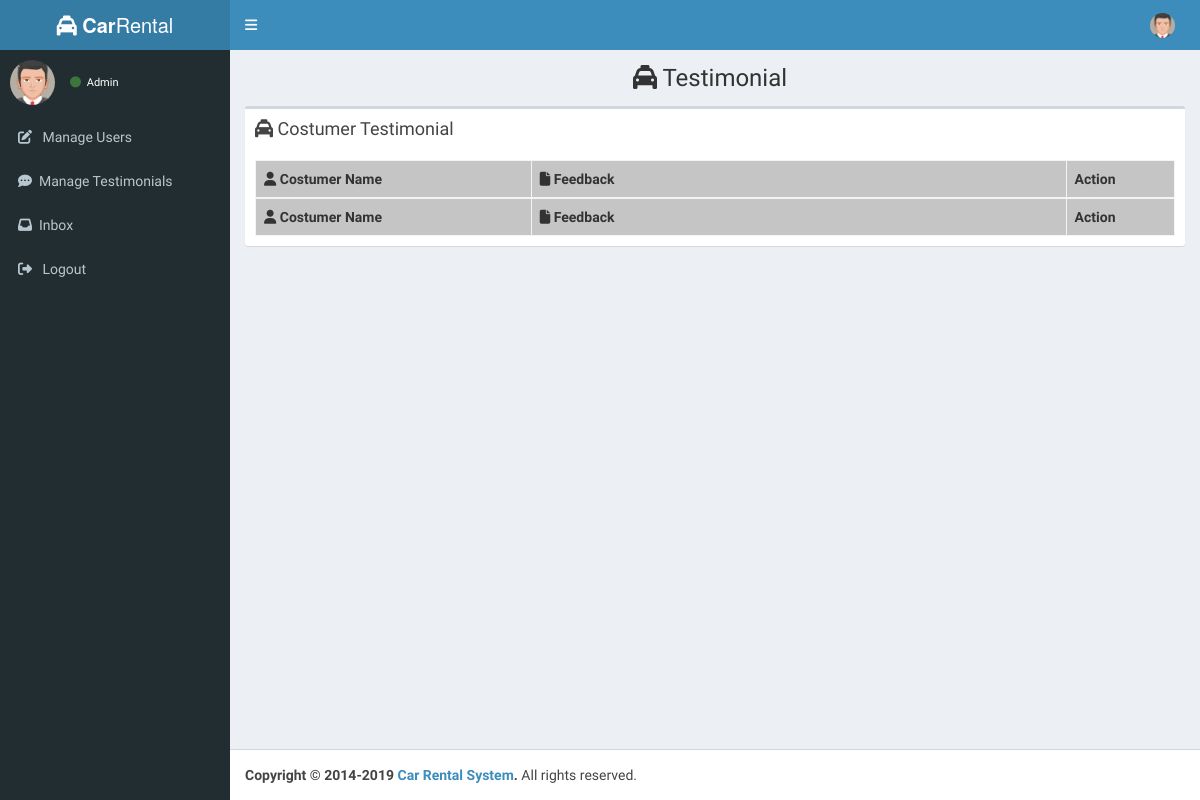
The app's page /admin/testimonial.php, older data.
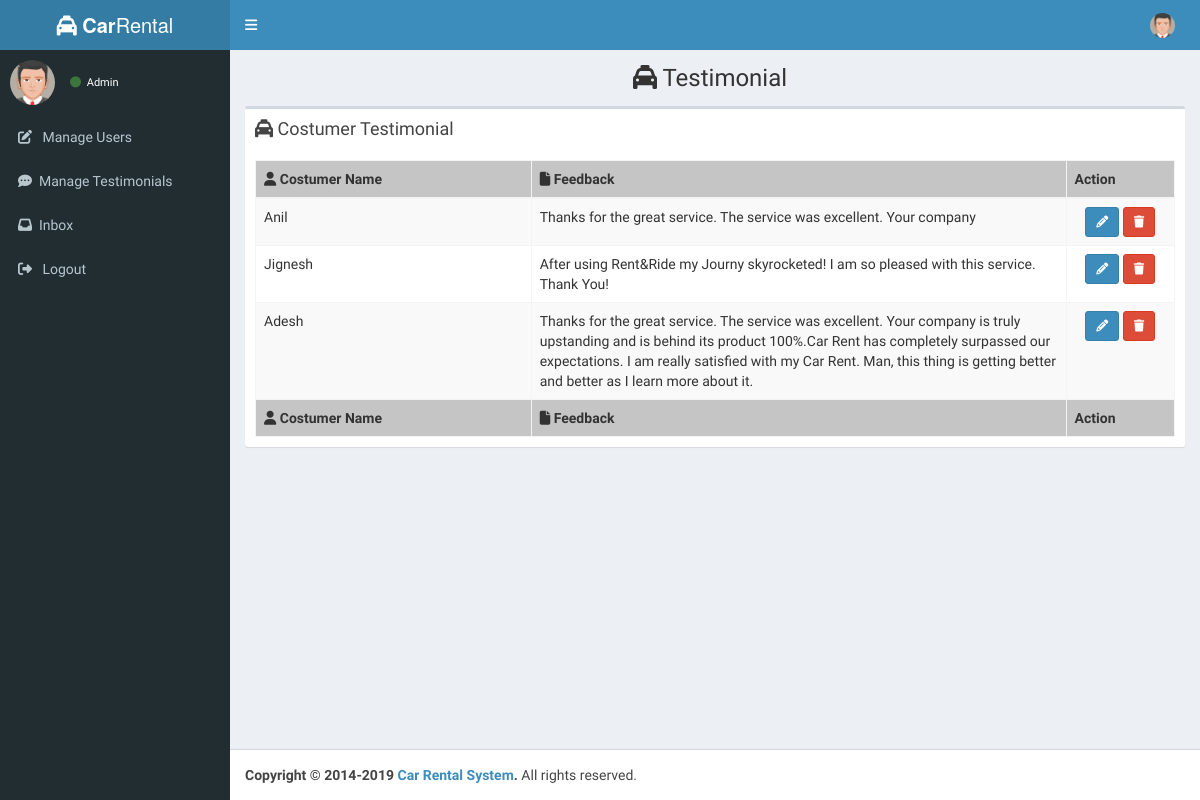
The same page, newer data.
### tables this page shows
CREATE TABLE `tbl_testimonial` (
  `t_id` int(11) NOT NULL,
  `t_name` varchar(25) NOT NULL,
  `t_feedback` varchar(300) NOT NULL,
  `t_postingdate` date NOT NULL DEFAULT current_timestamp(),
  `t_status` varchar(10) NOT NULL
);

### admin/testimonial.php (the view, shortened to what this page needs)
<?php
include('../includes/config.php');
?>
<!DOCTYPE html>
<html>
<head>
  <link rel="stylesheet" href="../userpanel/bower_components/bootstrap/dist/css/bootstrap.min.css">
  <link rel="stylesheet" href="https://cdnjs.cloudflare.com/ajax/libs/font-awesome/6.1.1/css/all.min.css" />
  <link rel="stylesheet" href="../userpanel/bower_components/Ionicons/css/ionicons.min.css">
  <link rel="stylesheet" href="../userpanel/bower_components/datatables.net-bs/css/dataTables.bootstrap.min.css">
  <link rel="stylesheet" href="../userpanel/dist/css/AdminLTE.min.css">
  <link rel="stylesheet" href="../userpanel/dist/css/skins/_all-skins.min.css">
</head>
<?php include('includes/header.php') ?>
<?php include('includes/sidebar.php') ?>
<body class="hold-transition skin-blue sidebar-mini">
  <div class="wrapper">
    <div class="content-wrapper">
      <section class="content-header">
        <h1 align="center">
          <i class="fa fa-cab"></i> Testimonial
        </h1>
      </section>
      <section class="content">
        <div class="row">
          <div class="col-xs-12">
            <div class="box">
              <div class="box-header">
                <h3 class="box-title"><i class="fa fa-cab"></i> Costumer Testimonial </h3>
              </div>
              <div class="box-body">
                <table id="example1" class="table table-bordered table-striped">
                  <thead>
                    <tr style="background-color: #c5c5c5;">
                      <th style="width: 30%"><i class="fa fa-user"></i> Costumer Name</th>
                      <th><i class="fa fa-file"></i> Feedback</th>
                      <th style="width: 11.8%"> Action </th>
                    </tr>
                  </thead>
                  <tbody>
                    <?php
                    $query = "SELECT * FROM tbl_testimonial";
                    $result = mysqli_query($conn, $query);
                    while ($row = mysqli_fetch_assoc($result)) {
                    ?>
                      <tr>
                        <td> <?php echo $row['t_name']; ?> </td>
                        <td> <?php echo $row['t_feedback']; ?> </td>
                        <td align="center">
                          <a href="edittestimonial.php?t_id=<?php echo $row['t_id']; ?>">
                            <button type=" button" class="btn btn-primary btn-sm"><i class="fa fa-pencil"></i></button></a>
                          <a class="dropdown-item" onclick="return confirm('Do you really want to delete this record?');" href="testimonial.php?t_id=<?php echo $row['t_id']; ?>&action=delete"><i class="bx bx-trash me-1"></i>
                            <button type="button" class="btn btn-danger btn-sm"><i class="fa fa-trash"></i></button></a>
                        </td>
                      </tr>
                    <?php } ?>
                  </tbody>
                  <tfoot>
                    <tr style="background-color: #c5c5c5;">
                      <th style="width: 30%"><i class="fa fa-user"></i> Costumer Name</th>
                      <th><i class="fa fa-file"></i> Feedback</th>
                      <th style="width: 11.8%"> Action</th>
                    </tr>
                  </tfoot>
                </table>
              </div>
            </div>
          </div>
        </div>
      </section>
    </div>
    <footer class="main-footer">
      <strong>Copyright &copy; 2014-2019 <a href="https://adminlte.io">Car Rental System</a>.</strong> All rights
      reserved.
    </footer>
  </div>
</body>
</html>

Row changes from the older to the newer data that the page shows:
added tbl_testimonial: t_name "Anil", t_feedback "Thanks for the great service. The service was excellent. Your company"
added tbl_testimonial: t_name "Jignesh", t_feedback "After using Rent&Ride my Journy skyrocketed! I am so pleased with this service. Thank You!"
added tbl_testimonial: t_name "Adesh", t_feedback "Thanks for the great service. The service was excellent. Your company is truly upstanding and is behind its product 100%.Car Rent has completely surpassed our expectations. I am really satisfied with my Car Rent. Man, this thing is getting better and better as I learn more about it."
